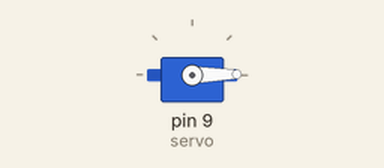
Simulated run of this sketch. Board: Arduino Uno, built with avr-gcc and run on an emulated ATmega328P. On the bench: servo.

Above: at 0.05 s.
At 1.75 s:
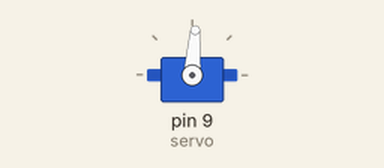
At 3.5 s:
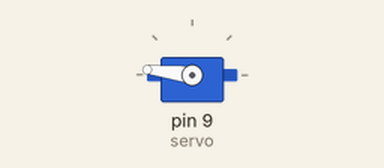
At 6.95 s:
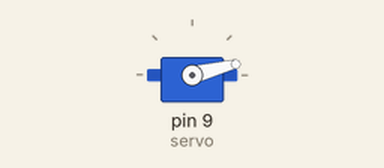
Timing chart, 0 to 9.4 s (numbered marks = the images above):
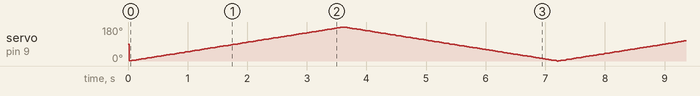

The sketch:

servo_sweep_non_blocking.ino
```cpp
#include <Servo.h>

Servo servo;
int angle = 0;
int direction = 1;
uint32_t lastMove = 0;

void setup() {
  servo.attach(9);
}

void loop() {
  if (millis() - lastMove < 20) return;
  lastMove = millis();
  angle += direction;
  if (angle >= 180 || angle <= 0) direction = -direction;
  servo.write(angle);
}
```
